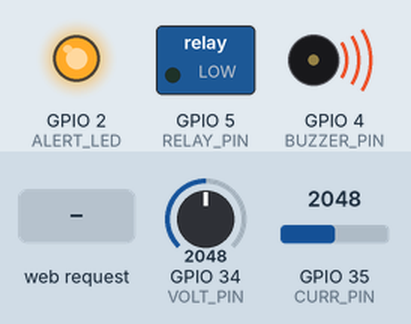
The sketch below on a simulated ESP32. Shown: switched loads named in the sketch (green lamp = pin HIGH), output pins drawn as LEDs (lit = HIGH), buzzer (waves = sounding). The test bench sets the inputs (shaded band); at power-on: GPIO 34 (VOLT_PIN) = 2048, GPIO 35 (CURR_PIN) = 2048 (analog values on the 0–4095 scale). WiFi joins after 1.5 s; servers stay silent unless stated; web services answer with replies made up by the test bench; what the sketch prints to the serial monitor is not drawn.

Above: at 2.7 s.
2.8 s: HTTP request GET /relay?cmd=1 received
At 4.4 s:
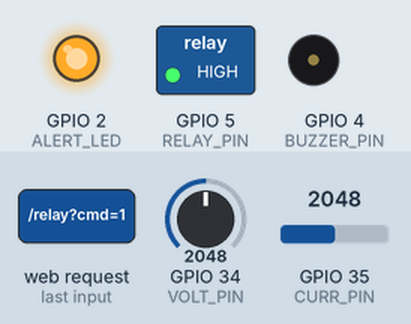
6.9 s: GPIO 34 (VOLT_PIN) set to 1199
10.4 s: GPIO 34 (VOLT_PIN) set to 1090
At 11.6 s:
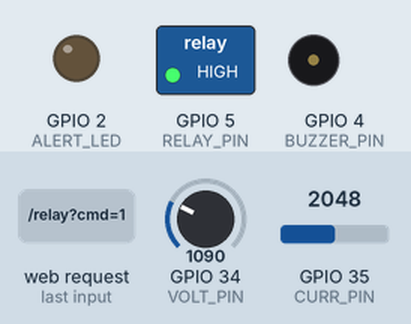
12.2 s: GPIO 34 (VOLT_PIN) set to 1228
At 13.0 s:
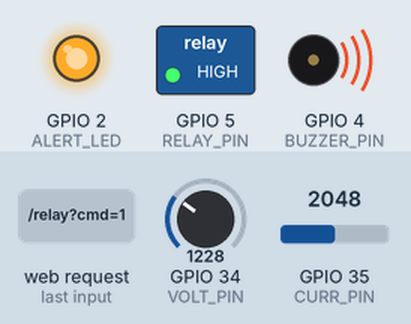
16.3 s: GPIO 34 (VOLT_PIN) set to 491
At 18.2 s:
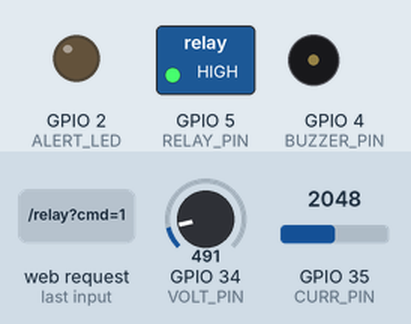
18.6 s: HTTP request GET /relay?cmd=0 received
At 20.4 s:
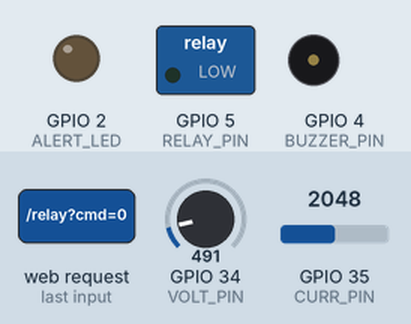
Timing chart, 0 to 21.6 s (numbered marks = the images above; inputs shaded):
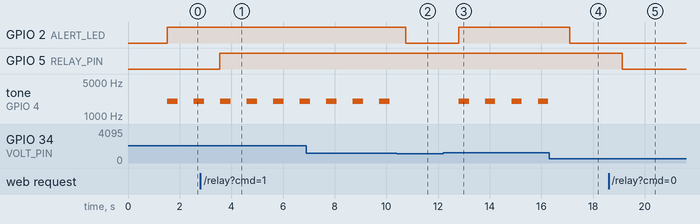

Measured:
- the behaviour switches between 1129 and 1128 on GPIO 34 (VOLT_PIN) (found by bisection; images 1 and 2)
- after the input at 2.8 s, GPIO 5 (RELAY_PIN): LOW → HIGH after 0.75 s
- after the input at 10.4 s, GPIO 2 (ALERT_LED): HIGH → LOW after 0.35 s; tone on GPIO 4 (BUZZER_PIN): stops changing and stays silent
- after the input at 12.2 s, GPIO 2 (ALERT_LED): LOW → HIGH after 0.60 s; tone on GPIO 4 (BUZZER_PIN): alternates 2000 Hz for 0.40 s and silent for 0.62 s, starting after 0.60 s
- after the input at 16.3 s, GPIO 2 (ALERT_LED): HIGH → LOW after 0.80 s; tone on GPIO 4 (BUZZER_PIN): stops changing and stays silent
- after the input at 18.6 s, GPIO 5 (RELAY_PIN): HIGH → LOW after 0.53 s
- by itself, tone on GPIO 4 (BUZZER_PIN): alternates 2000 Hz for 0.40 s and silent for 0.62 s

The sketch:

esp32_thingspeak.ino
```cpp
#include <WiFi.h>
#include <HTTPClient.h>
#include <WebServer.h>

// ---- User config ----
const char* WIFI_SSID = "suri";
const char* WIFI_PASS = "12345678";
const String TS_WRITE_KEY = "JS4KE9YYJ5C8TIBW";
const String TS_READ_KEY  = "PLHADOBANAWGG825";
const int TS_CHANNEL_ID   = 3211996;  // your channel
const float COST_PER_KWH = 0.12f;
const float VOLT_ALERT = 10.0f;
// Sensor calibration
const int VOLT_PIN = 34;
const int CURR_PIN = 35;
const float ADC_REF = 3.3f;
const float ADC_COUNTS = 4095.0f;
const float VOLT_DIVIDER_RATIO = 11.0f;
const float CURRENT_MV_PER_A = 66.0f;
const float CURRENT_ZERO_MV = 2500.0f;
const int ADC_SAMPLES = 20;
// ---------------------

const int RELAY_PIN = 5;
const int ALERT_LED = 2;
const int BUZZER_PIN = 4;

unsigned long lastPost = 0;
float energy_Wh = 0.0f;
unsigned long lastLoopMs = 0;
int relayState = 0;
WebServer server(80);

float readVoltage() {
  uint32_t acc = 0;
  for (int i = 0; i < ADC_SAMPLES; i++) {
    acc += analogRead(VOLT_PIN);
    delayMicroseconds(500);
  }
  float adc = acc / (float)ADC_SAMPLES;
  float sensed = (adc / ADC_COUNTS) * ADC_REF;
  float lineV = sensed * VOLT_DIVIDER_RATIO;
  return lineV;
}

float readCurrent() {
  uint32_t acc = 0;
  for (int i = 0; i < ADC_SAMPLES; i++) {
    acc += analogRead(CURR_PIN);
    delayMicroseconds(500);
  }
  float adc = acc / (float)ADC_SAMPLES;
  float mv = (adc / ADC_COUNTS) * ADC_REF * 1000.0f;
  float mv_from_zero = mv - CURRENT_ZERO_MV;
  float amps = mv_from_zero / CURRENT_MV_PER_A;
  return amps;
}

void buzzAlert() { tone(BUZZER_PIN, 2000, 400); }

void connectWifi() {
  WiFi.begin(WIFI_SSID, WIFI_PASS);
  Serial.print("Connecting WiFi");
  while (WiFi.status() != WL_CONNECTED) {
    delay(500);
    Serial.print(".");
  }
  Serial.println("\nWiFi connected");
  Serial.print("IP address: ");
  Serial.println(WiFi.localIP());
}

void handleRelay() {
  if (!server.hasArg("cmd")) {
    server.send(400, "text/plain", "missing cmd");
    return;
  }
  int cmd = server.arg("cmd").toInt();
  relayState = (cmd == 1) ? 1 : 0;
  digitalWrite(RELAY_PIN, relayState ? HIGH : LOW);
  Serial.printf("Relay cmd=%d (from Flask)\n", relayState);
  server.send(200, "application/json", String("{\"relay\":") + relayState + "}");
}

void handlePing() {
  server.send(200, "text/plain", "ok");
}

void setup() {
  Serial.begin(115200);
  pinMode(RELAY_PIN, OUTPUT);
  pinMode(ALERT_LED, OUTPUT);
  pinMode(BUZZER_PIN, OUTPUT);
  pinMode(VOLT_PIN, INPUT);
  pinMode(CURR_PIN, INPUT);
  analogReadResolution(12);
  analogSetAttenuation(ADC_11db);
  digitalWrite(RELAY_PIN, LOW);
  connectWifi();

  server.on("/relay", handleRelay);
  server.on("/ping", handlePing);
  server.begin();
  Serial.println("HTTP server started");

  lastLoopMs = millis();
}

void loop() {
  if (WiFi.status() != WL_CONNECTED) {
    connectWifi();
    delay(2000);
    return;
  }

  // handle incoming HTTP commands from Flask
  server.handleClient();

  float v = readVoltage();
  float i = readCurrent();
  float p = v * i;

  unsigned long now = millis();
  float dt_hours = (now - lastLoopMs) / 3600000.0f;
  energy_Wh += p * dt_hours;
  lastLoopMs = now;

  float energy_kWh = energy_Wh / 1000.0f;
  float cost = energy_kWh * COST_PER_KWH;

  bool highV = v > VOLT_ALERT;
  digitalWrite(ALERT_LED, highV ? HIGH : LOW);
  if (highV) buzzAlert();

  // Push data to ThingSpeak (15s limit)
  if (millis() - lastPost > 15000) {
    HTTPClient http;
    String url = "http://api.thingspeak.com/update?api_key=" + TS_WRITE_KEY +
                 "&field1=" + String(v, 2) +
                 "&field2=" + String(i, 2) +
                 "&field3=" + String(p, 2) +
                 "&field4=" + String(energy_kWh, 4) +
                 "&field6=" + String(highV ? 1 : 0) +
                 "&field7=" + String(cost, 4);
    http.begin(url);
    int code = http.GET();
    Serial.printf("POST TS code=%d V=%.2f I=%.2f P=%.2f E=%.4fkWh Cost=%.4f\n",
                  code, v, i, p, energy_kWh, cost);
    http.end();
    lastPost = millis();
  }

  delay(1000);
}
```
